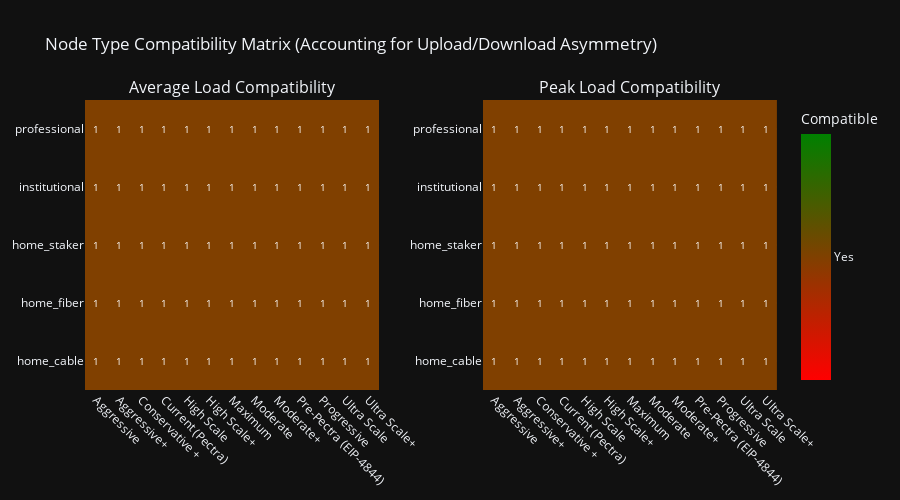

This figure's notebook cell:
### Code cell
# 2. Node Compatibility Matrix - Full Blob Propagation (Upload/Download Split)

# Helper function to create compatibility matrix
def create_compatibility_matrix(df_results, load_type):
    """Create compatibility matrix for a specific load type."""
    compatibility_data = []
    
    for _, row in df_results.iterrows():
        for node_type, bandwidth in ALL_CONNECTION_TYPES.items():
            if load_type == "avg":
                compatible = check_node_compatibility(
                    row["avg_download"], row["avg_upload"], bandwidth
                )
            elif load_type == "max":
                compatible = check_node_compatibility(
                    row["max_download"], row["max_upload"], bandwidth
                )
            elif load_type == "peak_avg":
                compatible = check_node_compatibility(
                    row["peak_download"], row["peak_upload"], bandwidth
                )
            elif load_type == "peak_max":
                compatible = check_node_compatibility(
                    row["peak_max_download"], row["peak_max_upload"], bandwidth
                )
            
            compatibility_data.append({
                "scenario": f"{row['target_blobs']}/{row['max_blobs']}",
                "target_blobs": row['target_blobs'],
                "max_blobs": row['max_blobs'],
                "node_type": node_type,
                "compatible": compatible
            })
    
    df = pd.DataFrame(compatibility_data)
    # Sort by target_blobs and max_blobs before pivoting
    df = df.sort_values(['target_blobs', 'max_blobs'])
    # Get unique sorted scenarios
    sorted_scenarios = df[['scenario', 'target_blobs', 'max_blobs']].drop_duplicates().sort_values(['target_blobs', 'max_blobs'])['scenario'].tolist()
    # Pivot and reindex with sorted columns
    matrix = df.pivot(index='node_type', columns='scenario', values='compatible').astype(int)
    matrix = matrix[sorted_scenarios]  # Reorder columns
    return matrix

# Create all matrices
matrices = {
    "Average Load (Target Blobs)": create_compatibility_matrix(df_results_balanced, "avg"),
    "Max Load (Max Blobs)": create_compatibility_matrix(df_results_balanced, "max"),
    "Peak Average Load (2x Target)": create_compatibility_matrix(df_results_balanced, "peak_avg"),
    "Peak Max Load (2x Max)": create_compatibility_matrix(df_results_balanced, "peak_max")
}

# Create 2x2 subplot figure
fig = make_subplots(
    rows=2, cols=2,
    subplot_titles=list(matrices.keys()),
    horizontal_spacing=0.15,
    vertical_spacing=0.15
)

# Define discrete colorscale with only red and green
discrete_colorscale = [[0, 'red'], [0.5, 'red'], [0.5, 'green'], [1, 'green']]

# Add heatmaps to subplots
positions = [(1, 1), (1, 2), (2, 1), (2, 2)]
for (title, matrix), (row, col) in zip(matrices.items(), positions):
    # Create text matrix with Y/N using map instead of deprecated applymap
    text_matrix = matrix.map(lambda x: "Y" if x == 1 else "N")
    
    fig.add_trace(
        go.Heatmap(
            z=matrix.values,
            x=matrix.columns,
            y=matrix.index,
            colorscale=discrete_colorscale,
            zmin=0,
            zmax=1,
            showscale=(row == 2 and col == 2),  # Only show scale on last plot
            text=text_matrix.values,
            texttemplate="%{text}",
            textfont={"size": 12, "color": "white"},
            colorbar=dict(title="Compatible", tickvals=[0, 1], ticktext=["No", "Yes"])
        ),
        row=row, col=col
    )

# Update layout
fig.update_layout(
    title="Node Type Compatibility Matrix - Full Blob Propagation Only",
    height=800,
    width=1600,
    showlegend=False
)
fig.update_xaxes(title="Target/Max Blobs per Block", tickangle=45, tickfont=dict(size=10))
fig.update_yaxes(tickfont=dict(size=10))

fig.show()

# Display bandwidth limits
def display_bandwidth_limits():
    """Display formatted bandwidth limits table."""
    print(f"\nNode Type Bandwidth Limits ({int((1-BANDWIDTH_AVAILABLE_FACTOR)*100)}% reserved for other operations):")
    print("-" * 70)
    
    print("\nEIP-7870 Official Limits (Available for blob propagation):")
    for node_type, bw in EIP_7870_BANDWIDTH_LIMITS.items():
        down_mbps = (bw["down"] * BANDWIDTH_AVAILABLE_FACTOR * 8) / (1024 * 1024)
        up_mbps = (bw["up"] * BANDWIDTH_AVAILABLE_FACTOR * 8) / (1024 * 1024)
        print(f"{node_type.replace('_', ' ').title():20} - Download: {down_mbps:6.1f} Mbps, Upload: {up_mbps:6.1f} Mbps")
    
    print("\nAdditional Connection Types (Available for blob propagation):")
    for node_type, bw in ADDITIONAL_CONNECTION_TYPES.items():
        down_mbps = (bw["down"] * BANDWIDTH_AVAILABLE_FACTOR * 8) / (1024 * 1024)
        up_mbps = (bw["up"] * BANDWIDTH_AVAILABLE_FACTOR * 8) / (1024 * 1024)
        print(f"{node_type.replace('_', ' ').title():20} - Download: {down_mbps:6.1f} Mbps, Upload: {up_mbps:6.1f} Mbps")

# Display compatibility summary
def display_compatibility_summary(matrices):
    """Display summary statistics for compatibility across all load types."""
    print("\n" + "=" * 70)
    print("COMPATIBILITY SUMMARY (Full Blob Propagation):")
    print("=" * 70)
    print("\nNumber of compatible scenarios (out of 13) for each node type:")
    print("-" * 70)
    
    node_types = list(matrices.values())[0].index
    
    for node_type in node_types:
        counts = [matrix.loc[node_type].sum() for matrix in matrices.values()]
        print(f"{node_type.replace('_', ' ').title():20} - Avg: {counts[0]:2d}, Max: {counts[1]:2d}, "
              f"Peak Avg: {counts[2]:2d}, Peak Max: {counts[3]:2d}")

# Display failure thresholds
def display_failure_thresholds(matrices):
    """Display the first failure point for each node type and load condition."""
    print("\n" + "=" * 70)
    print("FAILURE THRESHOLDS (first incompatible scenario) - Full Blob Only:")
    print("=" * 70)
    
    node_types = list(matrices.values())[0].index
    
    for node_type in node_types:
        print(f"\n{node_type.replace('_', ' ').title()}:")
        
        for load_type, matrix in matrices.items():
            row = matrix.loc[node_type]
            failures = row[row == 0]
            
            if len(failures) > 0:
                first_failure = failures.index[0]
                # Extract target/max from the label
                target_max = first_failure.split('/')
                load_label = load_type.split('(')[0].strip()
                print(f"  {load_label:18} fails at: {first_failure} blobs")
            else:
                load_label = load_type.split('(')[0].strip()
                print(f"  {load_label:18} fails at: Never (all scenarios compatible)")

# Execute display functions
display_bandwidth_limits()
display_compatibility_summary(matrices)
display_failure_thresholds(matrices)

print("\nNote: For PeerDAS compatibility analysis, see section 'PeerDAS vs Full Blob Analysis'")

### Figure 1 — Plotly figure (JSON) as saved in the notebook; plotly's stock layout.template omitted (floating-point values rounded to 4 significant figures)
{"data": [{"colorscale": [[0, "red"], [1, "green"]], "showscale": false, "text": [[1, 1, 1, 1, 1, 1, 1, 1, 1, 1, 1, 1, 1], [1, 1, 1, 1, 1, 1, 1, 1, 1, 1, 1, 1, 1], [1, 1, 1, 1, 1, 1, 1, 1, 1, 1, 1, 1, 1], [1, 1, 1, 1, 1, 1, 1, 1, 1, 1, 1, 1, 1], [1, 1, 1, 1, 1, 1, 1, 1, 1, 1, 1, 1, 1]], "textfont": {"size": 10}, "texttemplate": "%{text}", "type": "heatmap", "x": ["Aggressive", "Aggressive+", "Conservative +", "Current (Pectra)", "High Scale", "High Scale+", "Maximum", "Moderate", "Moderate+", "Pre-Pectra (EIP-4844)", "Progressive", "Ultra Scale", "Ultra Scale+"], "xaxis": "x", "y": ["home_cable", "home_fiber", "home_staker", "institutional", "professional"], "yaxis": "y", "z": [[1, 1, 1, 1, 1, 1, 1, 1, 1, 1, 1, 1, 1], [1, 1, 1, 1, 1, 1, 1, 1, 1, 1, 1, 1, 1], [1, 1, 1, 1, 1, 1, 1, 1, 1, 1, 1, 1, 1], [1, 1, 1, 1, 1, 1, 1, 1, 1, 1, 1, 1, 1], [1, 1, 1, 1, 1, 1, 1, 1, 1, 1, 1, 1, 1]]}, {"colorbar": {"ticktext": ["No", "Yes"], "tickvals": [0, 1], "title": {"text": "Compatible"}}, "colorscale": [[0, "red"], [1, "green"]], "showscale": true, "text": [[1, 1, 1, 1, 1, 1, 1, 1, 1, 1, 1, 1, 1], [1, 1, 1, 1, 1, 1, 1, 1, 1, 1, 1, 1, 1], [1, 1, 1, 1, 1, 1, 1, 1, 1, 1, 1, 1, 1], [1, 1, 1, 1, 1, 1, 1, 1, 1, 1, 1, 1, 1], [1, 1, 1, 1, 1, 1, 1, 1, 1, 1, 1, 1, 1]], "textfont": {"size": 10}, "texttemplate": "%{text}", "type": "heatmap", "x": ["Aggressive", "Aggressive+", "Conservative +", "Current (Pectra)", "High Scale", "High Scale+", "Maximum", "Moderate", "Moderate+", "Pre-Pectra (EIP-4844)", "Progressive", "Ultra Scale", "Ultra Scale+"], "xaxis": "x2", "y": ["home_cable", "home_fiber", "home_staker", "institutional", "professional"], "yaxis": "y2", "z": [[1, 1, 1, 1, 1, 1, 1, 1, 1, 1, 1, 1, 1], [1, 1, 1, 1, 1, 1, 1, 1, 1, 1, 1, 1, 1], [1, 1, 1, 1, 1, 1, 1, 1, 1, 1, 1, 1, 1], [1, 1, 1, 1, 1, 1, 1, 1, 1, 1, 1, 1, 1], [1, 1, 1, 1, 1, 1, 1, 1, 1, 1, 1, 1, 1]]}], "layout": {"annotations": [{"font": {"size": 16}, "showarrow": false, "text": "Average Load Compatibility", "x": 0.2125, "xanchor": "center", "xref": "paper", "y": 1, "yanchor": "bottom", "yref": "paper"}, {"font": {"size": 16}, "showarrow": false, "text": "Peak Load Compatibility", "x": 0.7875, "xanchor": "center", "xref": "paper", "y": 1, "yanchor": "bottom", "yref": "paper"}], "height": 500, "showlegend": false, "title": {"text": "Node Type Compatibility Matrix (Accounting for Upload/Download Asymmetry)"}, "xaxis": {"anchor": "y", "domain": [0, 0.425], "tickangle": 45}, "xaxis2": {"anchor": "y2", "domain": [0.575, 1], "tickangle": 45}, "yaxis": {"anchor": "x", "domain": [0, 1]}, "yaxis2": {"anchor": "x2", "domain": [0, 1]}}}
